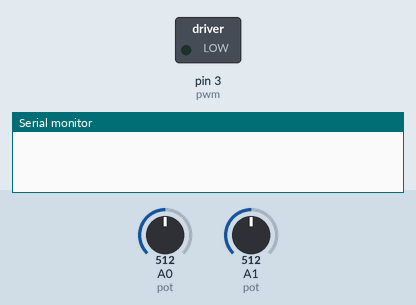
This sketch was run on a simulated Arduino Uno, built with avr-gcc and run on an emulated ATmega328P. On the bench: switched loads named in the sketch (green lamp = pin HIGH), the last lines printed to the serial monitor. The test bench sets the inputs (shaded band); at power-on: A1 (pot) = 512, A0 (pot) = 512.

Above: at 0.05 s.
At 3.1 s:
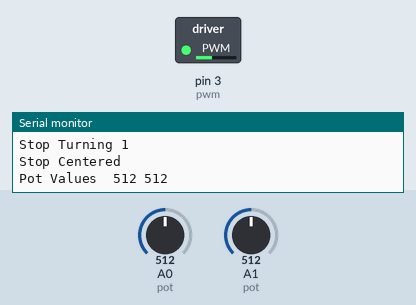
3.2 s: A1 (pot) set to 414
4.7 s: A1 (pot) set to 400
Timing chart, 0 to 7.7 s (numbered marks = the images above; inputs shaded):
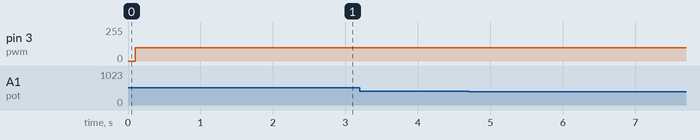

The sketch:

Steering_Motor_Code.ino
```cpp
//Nathan Smith, April 2016, GoBabyGo code

  const int pwm = 3 ;  //initializing pin 3 as pwm
 const int in_a = 8 ;
 const int in_b = 9 ;
   int steer_link_Pot = analogRead(A0); //Reads value of steering linkage pot
   int joystick_steerPot = analogRead(A1); //Reads value of josticks H pot
   const int right_threshold = 700; //Sets beginning threshold
   const int left_threshold = 400; //Sets beginning threshold
   const int pot_thresholdMin = 355; //Sets stop limits
   const int pot_thresholdMax = 733; //Sets stop limits
   const int steerpot_center = 516; //provides a center point to return to
   const int steering_deadband = 30;
   int center_window = 0;
   int steerpot_window = 0;
void setup()
{
   // initialize serial communication at 9600 bits per second:
   Serial.begin(9600);

}
void loop()
{
steer_link_Pot = analogRead(A0);
joystick_steerPot = analogRead(A1);
delay (100);

//For Righthand or CW motion: in_a = High , in_b = Low
if ((joystick_steerPot > right_threshold)&&(steer_link_Pot < pot_thresholdMax))  {
digitalWrite(in_a,HIGH) ;
digitalWrite(in_b,LOW) ;
analogWrite(pwm,100) ;
Serial.println("Turn Right");
}

//For Lefthand or CCW motion: in_a = LOW , in_b = HIGH
if ((joystick_steerPot < left_threshold)&&(steer_link_Pot > pot_thresholdMin))  {
digitalWrite(in_a,LOW) ;
 digitalWrite(in_b,HIGH) ;
 analogWrite(pwm,100) ;
Serial.println("Turn Left");

}

//States that if joystick value has not met its threshold, then do nothing
if ((joystick_steerPot > left_threshold)&(joystick_steerPot < right_threshold))
{
  digitalWrite(in_a,LOW) ;
 digitalWrite(in_b,LOW) ;
 analogWrite(pwm,255) ;
 Serial.println("Stop Turning 1");

}

//States that if the steering linkage potentiometer meets its limit, then do nothing (keeps it from turning too far in either direction)
else if ((steer_link_Pot < pot_thresholdMin)||(steer_link_Pot > pot_thresholdMax))
 {
  digitalWrite(in_a,LOW) ;
 digitalWrite(in_b,LOW) ;
 analogWrite(pwm,255) ;
  Serial.println("Stop Turning 2");

}

//Moves steering to center
center_window = 1;
steerpot_window = 1;
if (joystick_steerPot > right_threshold)center_window = 0;
if (joystick_steerPot < left_threshold)center_window = 0;

if (center_window == 1)
  {
    if (steer_link_Pot > steerpot_center + steering_deadband)
    {
      steerpot_window = 0;
      digitalWrite(in_a,LOW) ;
     digitalWrite(in_b,HIGH) ;
     analogWrite(pwm,100) ;
      Serial.println("Turn Left to Center");

    }
    if (steer_link_Pot < steerpot_center - steering_deadband)   // - steering_deadband
      {
        steerpot_window = 0;
        digitalWrite(in_a,HIGH) ;
       digitalWrite(in_b,LOW) ;
       analogWrite(pwm,100) ;
         Serial.println("Turn Right to Center");
      }
    if (steerpot_window == 1){
        digitalWrite(in_a,LOW) ;
     digitalWrite(in_b,LOW) ;
     analogWrite(pwm,100) ;
       Serial.println("Stop Centered");
    }
  }


 // prints the analog values on the serial monitor:
   Serial.print("Pot Values  ");
   Serial.print(steer_link_Pot);
     Serial.print(" ");
   Serial.println(joystick_steerPot);
   //Serial.println(joystick_drivePot);
   delay(100);        // delay between reads for stability
 }
```
